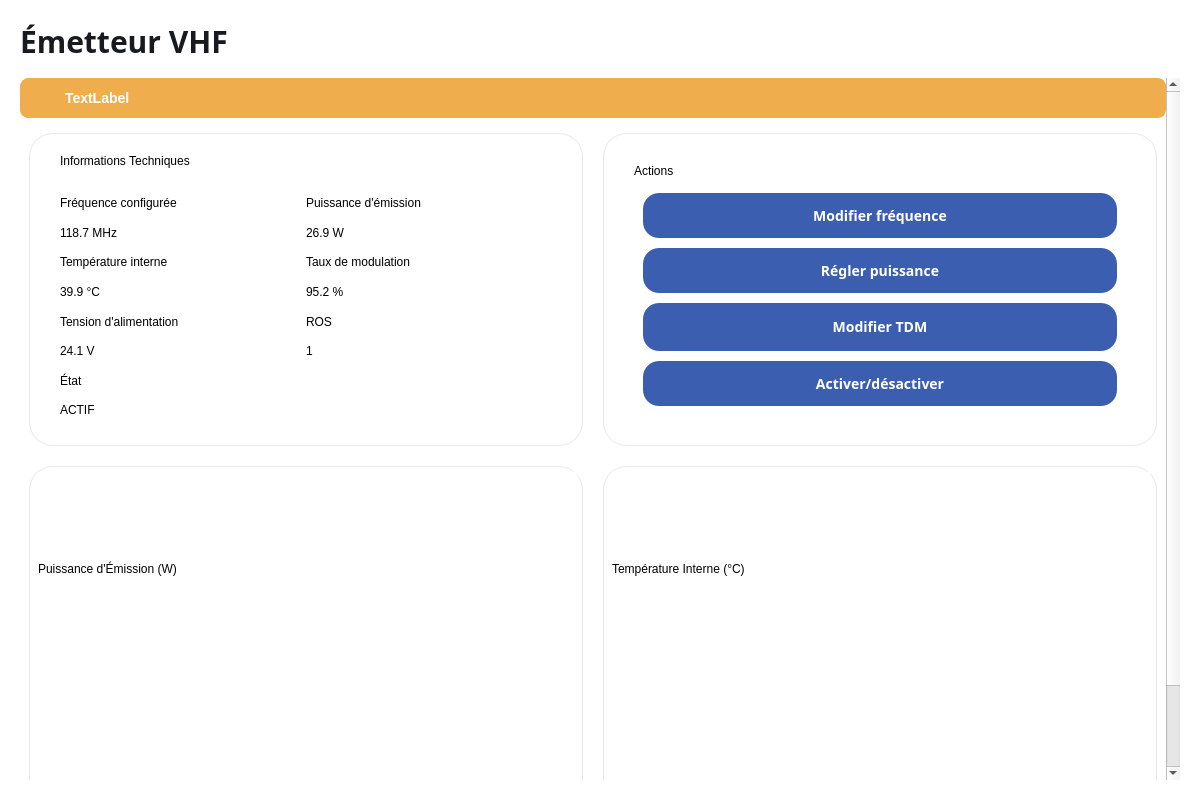
<?xml version="1.0" encoding="UTF-8"?>
<ui version="4.0">
 <class>MainWindow</class>
 <widget class="QMainWindow" name="MainWindow">
  <property name="geometry">
   <rect>
    <x>0</x>
    <y>0</y>
    <width>1200</width>
    <height>800</height>
   </rect>
  </property>
  <property name="windowTitle">
   <string>ONDA - Emetteur</string>
  </property>
  <property name="styleSheet">
   <string notr="true">/* --- Contenu Principal --- */
#mainContent {
	background-color: #FFFFFF;
	padding: 1px;
}

#titleLabel {
	font-family: Source Sans Pro; 
	font-size: 30px;
	font-weight: 700;
	color: #171A1F;
}

/* --- Cartes --- */
.QFrame {
	background-color: #FFFFFF;
	border-radius: 24px;
	border: 1px solid #E5E7EB;
}

.cardTitleLabel {
	font-family: Source Sans Pro;
	font-size: 20px;
	font-weight: 700;
	color: #171A1F;
	padding-bottom: 10px;
}

.dataLabel {
	font-size: 14px;
	width: 114px;
	font-family: Source Sans Pro;
	color: #565D6D;
	font-weight: 400; 
}

.dataValue {
	font-family: Source Sans Pro; 
	font-size: 18px; 
	line-height: 28px; 
	font-weight: 600; 
	color: #171A1F; 
}

/* --- Graphes --- */
#graphPlaceholder1, #graphPlaceholder2 {
	border-radius: 8px;
}
</string>
  </property>
  <widget class="QWidget" name="centralwidget">
   <layout class="QHBoxLayout" name="horizontalLayout" stretch="1">
    <property name="spacing">
     <number>0</number>
    </property>
    <property name="leftMargin">
     <number>0</number>
    </property>
    <property name="topMargin">
     <number>0</number>
    </property>
    <property name="rightMargin">
     <number>0</number>
    </property>
    <property name="bottomMargin">
     <number>0</number>
    </property>
    <item>
     <widget class="QWidget" name="mainContent" native="true">
      <layout class="QVBoxLayout" name="verticalLayout_4" stretch="0,0">
       <property name="leftMargin">
        <number>20</number>
       </property>
       <property name="topMargin">
        <number>20</number>
       </property>
       <property name="rightMargin">
        <number>20</number>
       </property>
       <property name="bottomMargin">
        <number>20</number>
       </property>
       <item>
        <widget class="QWidget" name="header" native="true">
         <layout class="QHBoxLayout" name="horizontalLayout_2">
          <property name="leftMargin">
           <number>0</number>
          </property>
          <property name="topMargin">
           <number>0</number>
          </property>
          <property name="rightMargin">
           <number>0</number>
          </property>
          <property name="bottomMargin">
           <number>10</number>
          </property>
          <item>
           <widget class="QLabel" name="titleLabel">
            <property name="text">
             <string>Émetteur VHF</string>
            </property>
           </widget>
          </item>
          <item>
           <spacer name="horizontalSpacer">
            <property name="orientation">
             <enum>Qt::Orientation::Horizontal</enum>
            </property>
            <property name="sizeHint" stdset="0">
             <size>
              <width>40</width>
              <height>20</height>
             </size>
            </property>
           </spacer>
          </item>
          <item>
           <widget class="QWidget" name="headerIcons" native="true">
            <layout class="QHBoxLayout" name="horizontalLayout_3"/>
           </widget>
          </item>
         </layout>
        </widget>
       </item>
       <item>
        <widget class="QScrollArea" name="scrollArea">
         <property name="styleSheet">
          <string notr="true">/* Optional: Pour un look plus propre, on enlève la bordure du ScrollArea */
QScrollArea {
	background-color: #FFFFFF;
	border: none;
}</string>
         </property>
         <property name="widgetResizable">
          <bool>true</bool>
         </property>
         <widget class="QWidget" name="scrollAreaWidgetContents_2">
          <property name="geometry">
           <rect>
            <x>0</x>
            <y>0</y>
            <width>1148</width>
            <height>827</height>
           </rect>
          </property>
          <property name="styleSheet">
           <string notr="true">background-color: #FFFFFF;</string>
          </property>
          <layout class="QVBoxLayout" name="verticalLayout_3">
           <property name="leftMargin">
            <number>0</number>
           </property>
           <property name="topMargin">
            <number>0</number>
           </property>
           <property name="rightMargin">
            <number>0</number>
           </property>
           <property name="bottomMargin">
            <number>0</number>
           </property>
           <item>
            <widget class="QFrame" name="frame_5">
             <property name="minimumSize">
              <size>
               <width>0</width>
               <height>40</height>
              </size>
             </property>
             <property name="maximumSize">
              <size>
               <width>16777215</width>
               <height>40</height>
              </size>
             </property>
             <property name="styleSheet">
              <string notr="true">
                        QFrame {
                            background-color: #f0ad4e;
                            border: 1px solid #f0ad4e;
                            border-radius: 8px;
                            color: #856404;
                        }
                    </string>
             </property>
             <property name="frameShape">
              <enum>QFrame::Shape::StyledPanel</enum>
             </property>
             <property name="frameShadow">
              <enum>QFrame::Shadow::Raised</enum>
             </property>
             <layout class="QHBoxLayout" name="horizontalLayout_4">
              <property name="spacing">
               <number>0</number>
              </property>
              <property name="leftMargin">
               <number>10</number>
              </property>
              <property name="topMargin">
               <number>0</number>
              </property>
              <property name="rightMargin">
               <number>0</number>
              </property>
              <property name="bottomMargin">
               <number>0</number>
              </property>
              <item>
               <widget class="QLabel" name="label_16">
                <property name="minimumSize">
                 <size>
                  <width>24</width>
                  <height>24</height>
                 </size>
                </property>
                <property name="maximumSize">
                 <size>
                  <width>24</width>
                  <height>24</height>
                 </size>
                </property>
                <property name="text">
                 <string/>
                </property>
                <property name="pixmap">
                 <pixmap resource="../assets/icons.qrc">:/icons/icons/alert-triangle.svg</pixmap>
                </property>
                <property name="scaledContents">
                 <bool>true</bool>
                </property>
               </widget>
              </item>
              <item>
               <widget class="QLabel" name="label_15">
                <property name="styleSheet">
                 <string notr="true">border: none;
color: #FFFFFF;
font-size: 14px;
font-weight: 600;</string>
                </property>
                <property name="text">
                 <string>TextLabel</string>
                </property>
                <property name="indent">
                 <number>10</number>
                </property>
               </widget>
              </item>
             </layout>
            </widget>
           </item>
           <item>
            <widget class="QWidget" name="cardsContainer" native="true">
             <layout class="QGridLayout" name="gridLayout" rowstretch="1,1" columnstretch="1,1">
              <property name="spacing">
               <number>20</number>
              </property>
              <item row="0" column="0">
               <widget class="QFrame" name="frame">
                <property name="frameShape">
                 <enum>QFrame::Shape::StyledPanel</enum>
                </property>
                <property name="frameShadow">
                 <enum>QFrame::Shadow::Raised</enum>
                </property>
                <layout class="QVBoxLayout" name="verticalLayout_5" stretch="0,0,1">
                 <property name="spacing">
                  <number>0</number>
                 </property>
                 <property name="leftMargin">
                  <number>30</number>
                 </property>
                 <property name="topMargin">
                  <number>20</number>
                 </property>
                 <property name="rightMargin">
                  <number>30</number>
                 </property>
                 <property name="bottomMargin">
                  <number>20</number>
                 </property>
                 <item>
                  <widget class="QLabel" name="label">
                   <property name="styleSheet">
                    <string notr="true"/>
                   </property>
                   <property name="text">
                    <string>Informations Techniques</string>
                   </property>
                   <property name="class" stdset="0">
                    <string>cardTitleLabel</string>
                   </property>
                  </widget>
                 </item>
                 <item>
                  <spacer name="verticalSpacer_3">
                   <property name="orientation">
                    <enum>Qt::Orientation::Vertical</enum>
                   </property>
                   <property name="sizeHint" stdset="0">
                    <size>
                     <width>20</width>
                     <height>20</height>
                    </size>
                   </property>
                  </spacer>
                 </item>
                 <item>
                  <widget class="QWidget" name="widget" native="true">
                   <property name="styleSheet">
                    <string notr="true"/>
                   </property>
                   <layout class="QGridLayout" name="gridLayout_2" columnstretch="1,1">
                    <property name="leftMargin">
                     <number>0</number>
                    </property>
                    <property name="topMargin">
                     <number>0</number>
                    </property>
                    <property name="rightMargin">
                     <number>0</number>
                    </property>
                    <property name="bottomMargin">
                     <number>0</number>
                    </property>
                    <property name="spacing">
                     <number>0</number>
                    </property>
                    <item row="2" column="0">
                     <widget class="QLabel" name="label_6">
                      <property name="text">
                       <string>Température interne</string>
                      </property>
                      <property name="class" stdset="0">
                       <string>dataLabel</string>
                      </property>
                     </widget>
                    </item>
                    <item row="2" column="1">
                     <widget class="QLabel" name="label_7">
                      <property name="text">
                       <string>Taux de modulation</string>
                      </property>
                      <property name="class" stdset="0">
                       <string>dataLabel</string>
                      </property>
                     </widget>
                    </item>
                    <item row="3" column="1">
                     <widget class="QLabel" name="label_9">
                      <property name="text">
                       <string>95.2 %</string>
                      </property>
                      <property name="class" stdset="0">
                       <string>dataValue</string>
                      </property>
                     </widget>
                    </item>
                    <item row="0" column="0">
                     <widget class="QLabel" name="label_2">
                      <property name="text">
                       <string>Fréquence configurée</string>
                      </property>
                      <property name="class" stdset="0">
                       <string>dataLabel</string>
                      </property>
                     </widget>
                    </item>
                    <item row="4" column="1">
                     <widget class="QLabel" name="label_19">
                      <property name="text">
                       <string>ROS</string>
                      </property>
                      <property name="class" stdset="0">
                       <string>dataLabel</string>
                      </property>
                     </widget>
                    </item>
                    <item row="5" column="0">
                     <widget class="QLabel" name="label_11">
                      <property name="text">
                       <string>24.1 V</string>
                      </property>
                      <property name="class" stdset="0">
                       <string>dataValue</string>
                      </property>
                     </widget>
                    </item>
                    <item row="1" column="0">
                     <widget class="QLabel" name="label_4">
                      <property name="text">
                       <string>118.7 MHz</string>
                      </property>
                      <property name="class" stdset="0">
                       <string>dataValue</string>
                      </property>
                     </widget>
                    </item>
                    <item row="6" column="0">
                     <widget class="QLabel" name="label_17">
                      <property name="text">
                       <string>État</string>
                      </property>
                      <property name="class" stdset="0">
                       <string>dataLabel</string>
                      </property>
                     </widget>
                    </item>
                    <item row="1" column="1">
                     <widget class="QLabel" name="label_5">
                      <property name="text">
                       <string>26.9 W</string>
                      </property>
                      <property name="class" stdset="0">
                       <string>dataValue</string>
                      </property>
                     </widget>
                    </item>
                    <item row="0" column="1">
                     <widget class="QLabel" name="label_3">
                      <property name="text">
                       <string>Puissance d'émission</string>
                      </property>
                      <property name="class" stdset="0">
                       <string>dataLabel</string>
                      </property>
                     </widget>
                    </item>
                    <item row="4" column="0">
                     <widget class="QLabel" name="label_10">
                      <property name="text">
                       <string>Tension d'alimentation</string>
                      </property>
                      <property name="class" stdset="0">
                       <string>dataLabel</string>
                      </property>
                     </widget>
                    </item>
                    <item row="3" column="0">
                     <widget class="QLabel" name="label_8">
                      <property name="text">
                       <string>39.9 °C</string>
                      </property>
                      <property name="class" stdset="0">
                       <string>dataValue</string>
                      </property>
                     </widget>
                    </item>
                    <item row="7" column="0">
                     <widget class="QLabel" name="label_18">
                      <property name="text">
                       <string>ACTIF</string>
                      </property>
                      <property name="class" stdset="0">
                       <string>dataValue</string>
                      </property>
                     </widget>
                    </item>
                    <item row="5" column="1">
                     <widget class="QLabel" name="label_20">
                      <property name="text">
                       <string>1</string>
                      </property>
                      <property name="class" stdset="0">
                       <string>dataValue</string>
                      </property>
                     </widget>
                    </item>
                   </layout>
                  </widget>
                 </item>
                </layout>
               </widget>
              </item>
              <item row="0" column="1">
               <widget class="QFrame" name="frame_2">
                <property name="frameShape">
                 <enum>QFrame::Shape::StyledPanel</enum>
                </property>
                <property name="frameShadow">
                 <enum>QFrame::Shadow::Raised</enum>
                </property>
                <layout class="QVBoxLayout" name="verticalLayout_6">
                 <property name="leftMargin">
                  <number>30</number>
                 </property>
                 <property name="topMargin">
                  <number>30</number>
                 </property>
                 <property name="rightMargin">
                  <number>30</number>
                 </property>
                 <property name="bottomMargin">
                  <number>30</number>
                 </property>
                 <item>
                  <widget class="QLabel" name="label_12">
                   <property name="styleSheet">
                    <string notr="true"/>
                   </property>
                   <property name="text">
                    <string>Actions</string>
                   </property>
                   <property name="class" stdset="0">
                    <string>cardTitleLabel</string>
                   </property>
                  </widget>
                 </item>
                 <item>
                  <widget class="QWidget" name="actionsContainer" native="true">
                   <property name="styleSheet">
                    <string notr="true"/>
                   </property>
                   <layout class="QVBoxLayout" name="verticalLayout_7">
                    <property name="spacing">
                     <number>10</number>
                    </property>
                    <item>
                     <widget class="QPushButton" name="pushButton_4">
                      <property name="minimumSize">
                       <size>
                        <width>0</width>
                        <height>45</height>
                       </size>
                      </property>
                      <property name="cursor">
                       <cursorShape>PointingHandCursor</cursorShape>
                      </property>
                      <property name="styleSheet">
                       <string notr="true">/* --- Boutons d'Action --- */
/* Button */
#actionsContainer QPushButton {
  width: 250.671875px; 
  height: 48px; 
  padding: 0 12px; 
  font-family: Source Sans Pro; 
  font-size: 14px; 
  font-weight: 500; 
  color: #FFFFFF; 
  background: #3B5EB0; 
  opacity: 1; 
  border: none; 
  border-radius: 16px; 
}
/* Hover */
#actionsContainer QPushButton:hover {
  background: #284079; 
}
/* Pressed */
#actionsContainer QPushButton:hover:active {
  background: #1A2A4F; 
}</string>
                      </property>
                      <property name="text">
                       <string>Modifier fréquence</string>
                      </property>
                     </widget>
                    </item>
                    <item>
                     <widget class="QPushButton" name="pushButton_5">
                      <property name="minimumSize">
                       <size>
                        <width>0</width>
                        <height>45</height>
                       </size>
                      </property>
                      <property name="cursor">
                       <cursorShape>PointingHandCursor</cursorShape>
                      </property>
                      <property name="styleSheet">
                       <string notr="true">/* --- Boutons d'Action --- */
/* Button */
#actionsContainer QPushButton {
  width: 250.671875px; 
  height: 48px; 
  padding: 0 12px; 
  font-family: Source Sans Pro; 
  font-size: 14px; 
  font-weight: 500; 
  color: #FFFFFF; 
  background: #3B5EB0; 
  opacity: 1; 
  border: none; 
  border-radius: 16px; 
}
/* Hover */
#actionsContainer QPushButton:hover {
  background: #284079; 
}
/* Pressed */
#actionsContainer QPushButton:hover:active {
  background: #1A2A4F; 
}</string>
                      </property>
                      <property name="text">
                       <string>Régler puissance</string>
                      </property>
                     </widget>
                    </item>
                    <item>
                     <widget class="QPushButton" name="pushButton">
                      <property name="styleSheet">
                       <string notr="true">/* --- Boutons d'Action --- */
/* Button */
#actionsContainer QPushButton {
  width: 250.671875px; 
  height: 48px; 
  padding: 0 12px; 
  font-family: Source Sans Pro; 
  font-size: 14px; 
  font-weight: 500; 
  color: #FFFFFF; 
  background: #3B5EB0; 
  opacity: 1; 
  border: none; 
  border-radius: 16px; 
}
/* Hover */
#actionsContainer QPushButton:hover {
  background: #284079; 
}
/* Pressed */
#actionsContainer QPushButton:hover:active {
  background: #1A2A4F; 
}</string>
                      </property>
                      <property name="text">
                       <string>Modifier TDM</string>
                      </property>
                     </widget>
                    </item>
                    <item>
                     <widget class="QPushButton" name="pushButton_6">
                      <property name="minimumSize">
                       <size>
                        <width>0</width>
                        <height>45</height>
                       </size>
                      </property>
                      <property name="cursor">
                       <cursorShape>PointingHandCursor</cursorShape>
                      </property>
                      <property name="styleSheet">
                       <string notr="true">/* --- Boutons d'Action --- */
/* Button */
#actionsContainer QPushButton {
  width: 250.671875px; 
  height: 48px; 
  padding: 0 12px; 
  font-family: Source Sans Pro; 
  font-size: 14px; 
  font-weight: 500; 
  color: #FFFFFF; 
  background: #3B5EB0; 
  opacity: 1; 
  border: none; 
  border-radius: 16px; 
}
/* Hover */
#actionsContainer QPushButton:hover {
  background: #284079; 
}
/* Pressed */
#actionsContainer QPushButton:hover:active {
  background: #1A2A4F; 
}</string>
                      </property>
                      <property name="text">
                       <string>Activer/désactiver</string>
                      </property>
                     </widget>
                    </item>
                    <item>
                     <spacer name="verticalSpacer_2">
                      <property name="orientation">
                       <enum>Qt::Orientation::Vertical</enum>
                      </property>
                      <property name="sizeHint" stdset="0">
                       <size>
                        <width>20</width>
                        <height>40</height>
                       </size>
                      </property>
                     </spacer>
                    </item>
                   </layout>
                  </widget>
                 </item>
                </layout>
               </widget>
              </item>
              <item row="1" column="0">
               <widget class="QFrame" name="frame_3">
                <property name="minimumSize">
                 <size>
                  <width>0</width>
                  <height>400</height>
                 </size>
                </property>
                <property name="frameShape">
                 <enum>QFrame::Shape::StyledPanel</enum>
                </property>
                <property name="frameShadow">
                 <enum>QFrame::Shadow::Raised</enum>
                </property>
                <layout class="QVBoxLayout" name="verticalLayout_8">
                 <property name="spacing">
                  <number>3</number>
                 </property>
                 <property name="leftMargin">
                  <number>8</number>
                 </property>
                 <property name="topMargin">
                  <number>5</number>
                 </property>
                 <property name="rightMargin">
                  <number>5</number>
                 </property>
                 <property name="bottomMargin">
                  <number>5</number>
                 </property>
                 <item>
                  <widget class="QLabel" name="label_13">
                   <property name="styleSheet">
                    <string notr="true"/>
                   </property>
                   <property name="text">
                    <string>Puissance d'Émission (W)</string>
                   </property>
                   <property name="class" stdset="0">
                    <string>cardTitleLabel</string>
                   </property>
                  </widget>
                 </item>
                 <item>
                  <widget class="QWidget" name="graphPlaceholder1" native="true">
                   <layout class="QVBoxLayout" name="verticalLayout">
                    <property name="spacing">
                     <number>0</number>
                    </property>
                    <property name="leftMargin">
                     <number>0</number>
                    </property>
                    <property name="topMargin">
                     <number>0</number>
                    </property>
                    <property name="rightMargin">
                     <number>0</number>
                    </property>
                    <property name="bottomMargin">
                     <number>0</number>
                    </property>
                   </layout>
                  </widget>
                 </item>
                </layout>
               </widget>
              </item>
              <item row="1" column="1">
               <widget class="QFrame" name="frame_4">
                <property name="minimumSize">
                 <size>
                  <width>0</width>
                  <height>400</height>
                 </size>
                </property>
                <property name="frameShape">
                 <enum>QFrame::Shape::StyledPanel</enum>
                </property>
                <property name="frameShadow">
                 <enum>QFrame::Shadow::Raised</enum>
                </property>
                <layout class="QVBoxLayout" name="verticalLayout_9">
                 <property name="spacing">
                  <number>3</number>
                 </property>
                 <property name="leftMargin">
                  <number>8</number>
                 </property>
                 <property name="topMargin">
                  <number>5</number>
                 </property>
                 <property name="rightMargin">
                  <number>5</number>
                 </property>
                 <property name="bottomMargin">
                  <number>5</number>
                 </property>
                 <item>
                  <widget class="QLabel" name="label_14">
                   <property name="styleSheet">
                    <string notr="true"/>
                   </property>
                   <property name="text">
                    <string>Température Interne (°C)</string>
                   </property>
                   <property name="class" stdset="0">
                    <string>cardTitleLabel</string>
                   </property>
                  </widget>
                 </item>
                 <item>
                  <widget class="QWidget" name="graphPlaceholder2" native="true">
                   <layout class="QVBoxLayout" name="verticalLayout_2">
                    <property name="spacing">
                     <number>0</number>
                    </property>
                    <property name="leftMargin">
                     <number>0</number>
                    </property>
                    <property name="topMargin">
                     <number>0</number>
                    </property>
                    <property name="rightMargin">
                     <number>0</number>
                    </property>
                    <property name="bottomMargin">
                     <number>0</number>
                    </property>
                   </layout>
                  </widget>
                 </item>
                </layout>
               </widget>
              </item>
             </layout>
            </widget>
           </item>
          </layout>
         </widget>
        </widget>
       </item>
      </layout>
     </widget>
    </item>
   </layout>
  </widget>
 </widget>
 <resources>
  <include location="../assets/icons.qrc"/>
 </resources>
 <connections/>
</ui>
